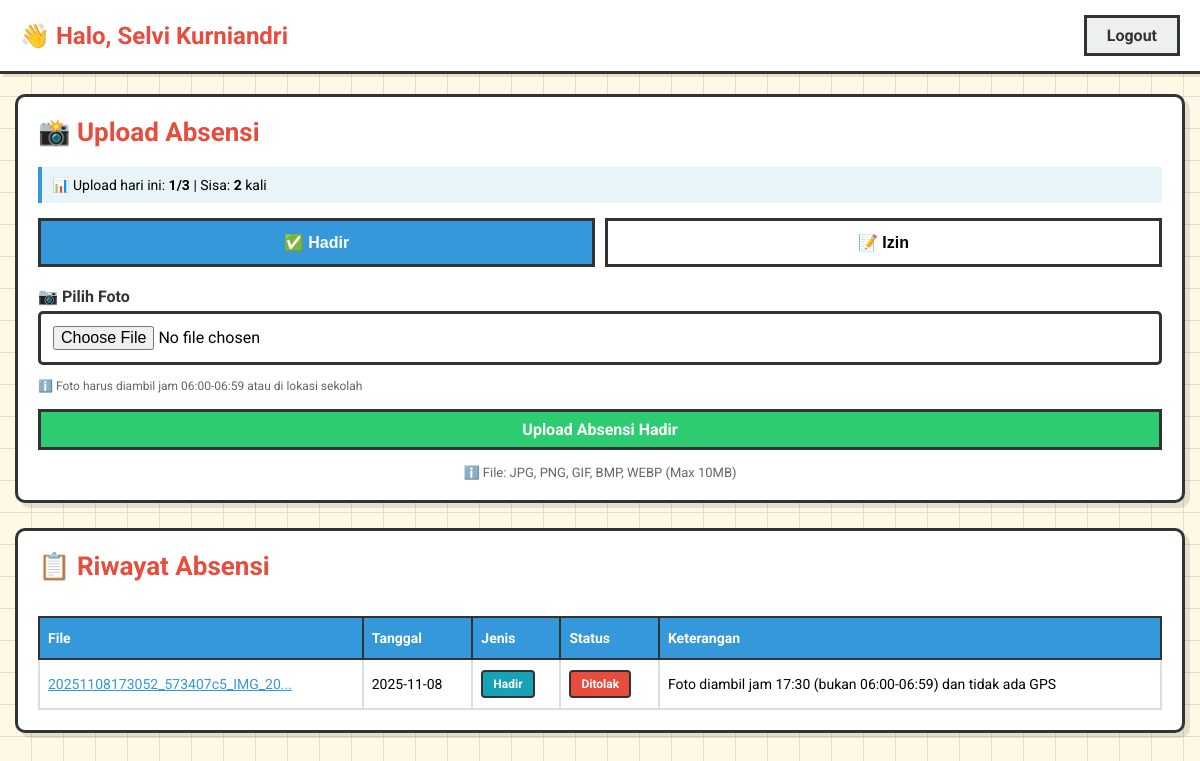
/upload (signed in), run on the app's committed database.
### tables this page shows
CREATE TABLE absensi (
                    id INTEGER PRIMARY KEY AUTOINCREMENT,
                    user_id INTEGER NOT NULL,
                    filename TEXT NOT NULL,
                    tanggal TEXT NOT NULL,
                    datetime_exif TEXT,
                    latitude REAL,
                    longitude REAL,
                    status TEXT CHECK(status IN ('Pending', 'Disetujui', 'Ditolak')),
                    alasan TEXT,
                    exif_text TEXT,
                    jenis TEXT DEFAULT 'hadir' CHECK(jenis IN ('hadir', 'izin')),
                    keterangan_izin TEXT,
                    created_at TIMESTAMP DEFAULT CURRENT_TIMESTAMP,
                    FOREIGN KEY(user_id) REFERENCES users(id) ON DELETE CASCADE
                 );

### app.py (the view, shortened to what this page needs)
@app.route('/upload', methods=['GET','POST'])
@login_required
def upload():
    cleanup_old_photos_async()
    upload_count = count_today_uploads(session['user_id'])
    remaining = MAX_UPLOAD_PER_DAY - upload_count
    conn = get_db_conn()
    c = conn.cursor()
    c.execute("SELECT filename,tanggal,status,alasan FROM absensi WHERE user_id=? ORDER BY id DESC LIMIT 50",
              (session['user_id'],))
    rows = c.fetchall()
    conn.close()
    return render_template('index.html', username=session.get('nama'), uploads=rows,
                         upload_count=upload_count, remaining=remaining, max_upload=MAX_UPLOAD_PER_DAY)

### app.py (called while the page is built)
def login_required(f):
    @wraps(f)
    def decorated_function(*args, **kwargs):
        if 'user_id' not in session:
            flash("Silakan login terlebih dahulu", "warning")
            return redirect(url_for('login'))
        return f(*args, **kwargs)
    return decorated_function

def get_db_conn():
    conn = sqlite3.connect(DATABASE)
    conn.row_factory = sqlite3.Row
    conn.execute("PRAGMA foreign_keys = ON")
    return conn

def count_today_uploads(user_id):
    conn = get_db_conn()
    c = conn.cursor()
    today = datetime.now().strftime("%Y-%m-%d")
    c.execute("SELECT COUNT(*) as count FROM absensi WHERE user_id=? AND tanggal=?", (user_id, today))
    result = c.fetchone()
    conn.close()
    return result['count'] if result else 0

@app.after_request
def set_security_headers(response):
    response.headers['X-Content-Type-Options'] = 'nosniff'
    response.headers['X-Frame-Options'] = 'DENY'
    response.headers['X-XSS-Protection'] = '1; mode=block'
    response.headers['Strict-Transport-Security'] = 'max-age=31536000; includeSubDomains'
    response.headers['Content-Security-Policy'] = "default-src 'self' https://fonts.googleapis.com https://fonts.gstatic.com; style-src 'self' 'unsafe-inline' https://fonts.googleapis.com; script-src 'self'"
    return response

### templates/index.html (shortened to what this page needs)
<!doctype html>
<html lang="en">
<head>
</head>
<body>
<nav>
  <span class="navbar-brand">👋 Halo, {{ username }}</span>
  <div>
    <a class="btn btn-outline-secondary" href="/logout">Logout</a>
  </div>
</nav>
<div class="container">
  <div class="card">
    <h5>📸 Upload Absensi</h5>
    <div class="upload-info">
      📊 Upload hari ini: <strong>{{ upload_count }}/{{ max_upload }}</strong> |
      Sisa: <strong>{{ remaining }}</strong> kali
    </div>
    <div class="upload-tabs">
      <button class="tab-btn active" onclick="switchTab('hadir')">✅ Hadir</button>
      <button class="tab-btn" onclick="switchTab('izin')">📝 Izin</button>
    </div>
    <div id="tab-hadir" class="tab-content active">
      <form method="post" action="/upload" enctype="multipart/form-data">
        <div class="form-group">
          <label>📷 Pilih Foto</label>
          <input class="form-control" type="file" name="file" accept="image/*" required
                 {% if remaining <= 0 %}disabled{% endif %}>
          <small style="color: #666; font-size: 12px;">
            ℹ️ Foto harus diambil jam 06:00-06:59 atau di lokasi sekolah
          </small>
        </div>
        <div class="submit-btn-container">
          <button class="btn btn-success" type="submit" style="width: 100%;"
                  {% if remaining <= 0 %}disabled{% endif %}>
            Upload Absensi Hadir
          </button>
        </div>
      </form>
    </div>
    <p style="margin-top: 15px; font-size: 13px; color: #666; text-align: center;">
      ℹ️ File: JPG, PNG, GIF, BMP, WEBP (Max 10MB)
    </p>
  </div>
  <div class="card">
    <h5>📋 Riwayat Absensi</h5>
    <div class="table-responsive">
      <table>
        <thead>
          <tr>
            <th>File</th>
            <th>Tanggal</th>
            <th>Jenis</th>
            <th>Status</th>
            <th>Keterangan</th>
          </tr>
        </thead>
        <tbody>
          {% for r in uploads %}
            <tr>
              <td>
                <a href="/uploads/{{ r['filename'] }}" target="_blank">
                  {{ r['filename'][:30] }}...
                </a>
              </td>
              <td>{{ r['tanggal'] }}</td>
              <td>
                {% if r['jenis'] == 'izin' %}
                  <span class="badge badge-izin">Izin</span>
                {% else %}
                  <span class="badge badge-hadir">Hadir</span>
                {% endif %}
              </td>
              <td>
                {% if r['status'] == 'Disetujui' %}
                  <span class="badge bg-success">Disetujui</span>
                {% elif r['status'] == 'Pending' %}
                  <span class="badge bg-warning">Pending</span>
                {% else %}
                  <span class="badge bg-danger">Ditolak</span>
                {% endif %}
              </td>
              <td>
                {% if r['jenis'] == 'izin' and r['keterangan_izin'] %}
                  <strong>Izin:</strong> {{ r['keterangan_izin'][:50] }}
                  {% if r['keterangan_izin']|length > 50 %}...{% endif %}
                  <br><small style="color: #666;">{{ r['alasan'] }}</small>
                {% else %}
                  {{ r['alasan'] }}
                {% endif %}
              </td>
            </tr>
          {% endfor %}
        </tbody>
      </table>
    </div>
  </div>
</div>
</body>
</html>

### templates/index.html (style rules this page uses)
* { margin: 0; padding: 0; box-sizing: border-box; }
body { background: #fef9e7; font-family: 'Roboto', sans-serif; background-image: repeating-linear-gradient(0deg, transparent, transparent 31px, #e8dcc4 31px, #e8dcc4 32px), repeating-linear-gradient(90deg, transparent, transparent 31px, #e8dcc4 31px, #e8dcc4 32px); min-height: 100vh; }
nav { background: white; border-bottom: 3px solid #333; padding: 15px 20px; display: flex; justify-content: space-between; align-items: center; box-shadow: 3px 3px 0 rgba(0,0,0,0.1); flex-wrap: wrap; gap: 10px; }
.navbar-brand { font-size: clamp(18px, 4vw, 24px); color: #e74c3c; font-weight: bold; }
.btn { font-family: 'Roboto', sans-serif; padding: 8px 20px; border: 3px solid #333; background: white; cursor: pointer; font-size: 16px; font-weight: bold; transition: all 0.2s; text-decoration: none; color: #333; display: inline-block; }
.btn-outline-secondary { background: #ecf0f1; }
.btn-success { background: #2ecc71; color: white; }
.container { max-width: 1200px; margin: 20px auto; padding: 0 15px; }
.card { background: white; border: 3px solid #333; padding: 20px; margin-bottom: 25px; box-shadow: 5px 5px 0 rgba(0,0,0,0.1); border-radius: 10px; }
h5 { font-size: clamp(20px, 4vw, 26px); color: #e74c3c; margin-bottom: 20px; font-weight: bold; }
.upload-tabs { display: flex; gap: 10px; margin-bottom: 20px; flex-wrap: wrap; }
.tab-btn { flex: 1; min-width: 140px; padding: 12px 20px; border: 3px solid #333; background: white; cursor: pointer; font-size: 16px; font-weight: bold; transition: all 0.2s; }
.tab-btn.active { background: #3498db; color: white; }
.tab-content { display: none; }
.tab-content.active { display: block; }
.form-control, .form-textarea { padding: 12px; border: 3px solid #333; background: white; font-family: 'Roboto', sans-serif; font-size: 16px; width: 100%; margin-bottom: 10px; border-radius: 5px; }
.upload-info { padding: 10px; background: #e8f4f8; border-left: 4px solid #3498db; margin-bottom: 15px; font-size: 14px; }
.form-group { margin-bottom: 15px; }
label { display: block; margin-bottom: 5px; font-weight: bold; color: #333; }
table { width: 100%; border-collapse: collapse; margin-top: 15px; font-size: 14px; }
th { background: #3498db; color: white; padding: 12px 8px; text-align: left; border: 2px solid #333; font-weight: bold; }
td { padding: 10px 8px; border: 2px solid #ddd; background: white; word-break: break-word; }
.badge { display: inline-block; padding: 5px 10px; border: 2px solid #333; font-weight: bold; font-size: 12px; border-radius: 4px; white-space: nowrap; }
.badge-hadir { background: #17a2b8; color: white; }
.bg-danger { background: #e74c3c; color: white; }
a { color: #3498db; word-break: break-all; }
.table-responsive { overflow-x: auto; -webkit-overflow-scrolling: touch; }
.submit-btn-container { margin-top: 15px; }

### data on the page
absensi: filename "20251108173052_573407c5_IMG_20", tanggal "2025-11-08", status "Ditolak", alasan "Foto diambil jam 17:30 (bukan 06:00-06:59) dan tidak ada GPS"

### other printed values
{{ username }} "Selvi Kurniandri"
{{ upload_count }} "1"
{{ max_upload }} "3"
{{ remaining }} "2"
